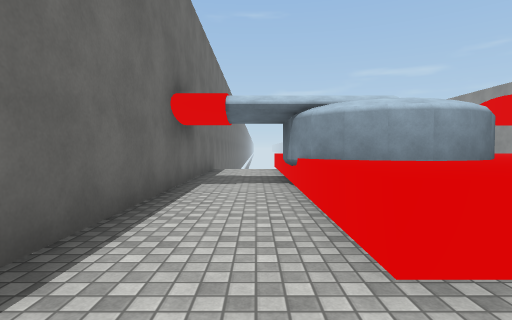
view 1 (above)

18 first-person views from a walk through a 3-D level made in the Unity game engine. The camera is 1.3 m above the floor, tilts 2° down and sees 80° across. The floor is counted in squares, 2 m on a side. Each view is taken from the middle of a square. On the plan, view 1 faces up. The plan holds only what a view shows up to about 10 squares ahead; the rest is blank. The place goes on beyond the plan. The player character is not drawn. Surface patterns are stand-ins for the level's own textures.

view 2
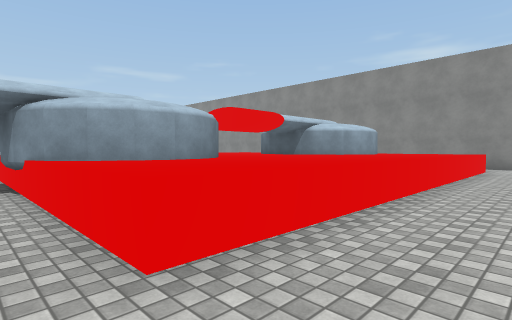

view 3
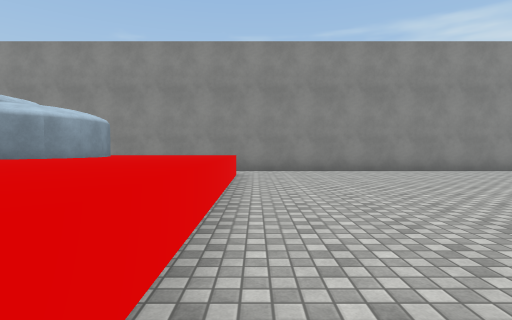

view 4
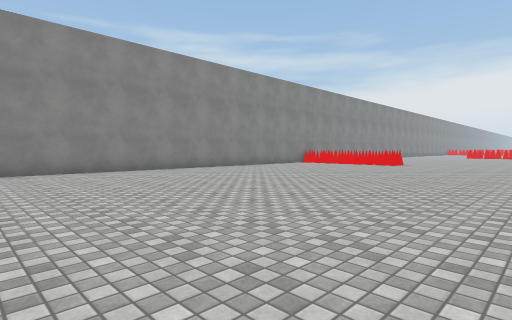

view 5
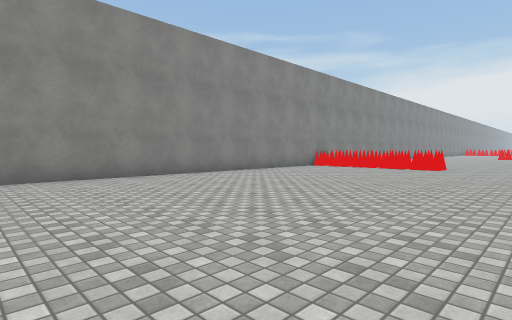

view 6
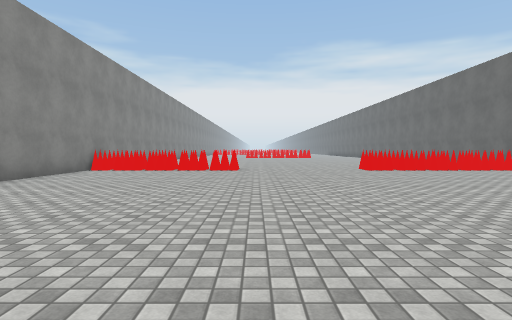

view 7
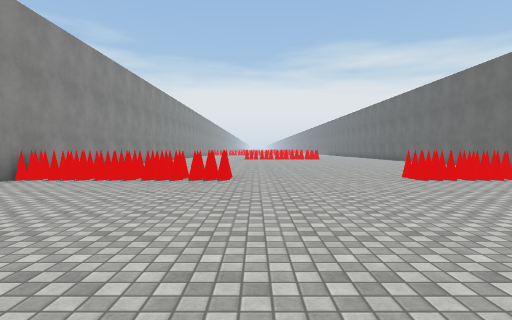

view 8
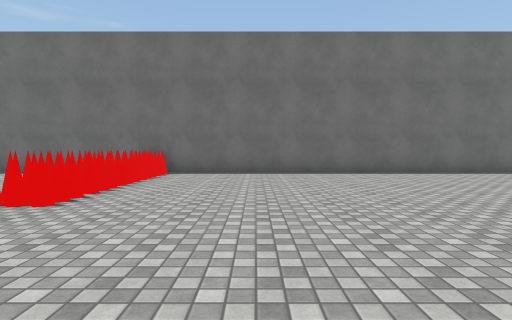

view 9
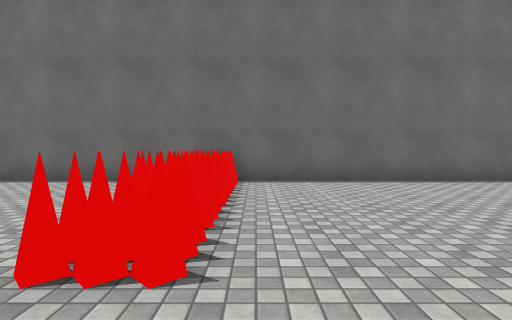

view 10
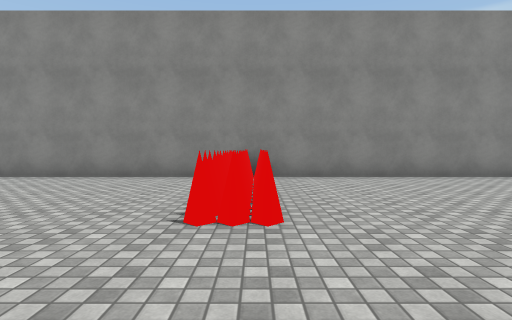

view 11
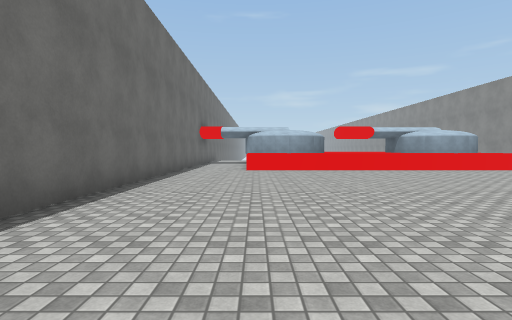

view 12
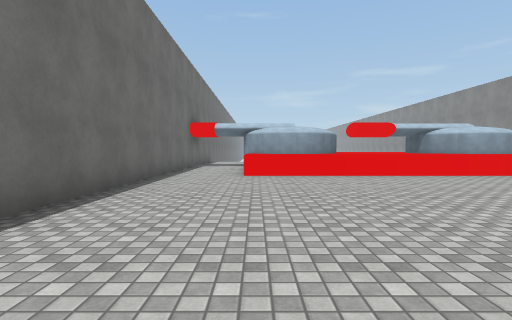

view 13
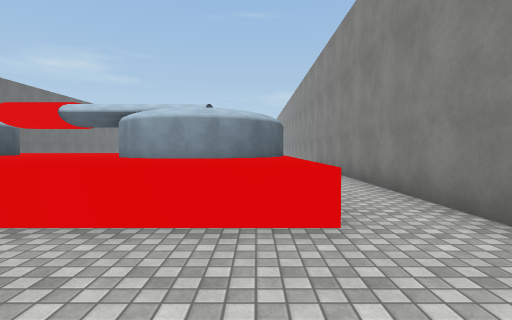

view 14
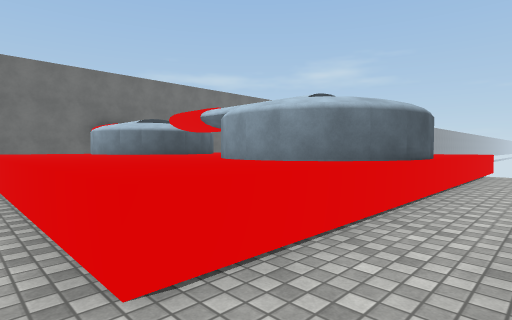

view 15
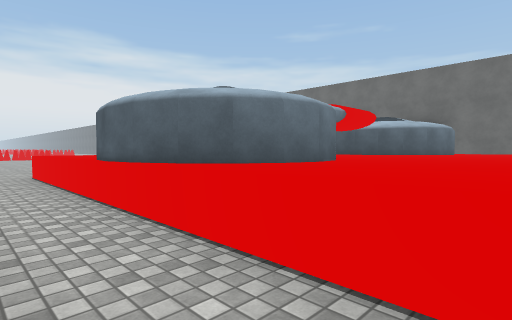

view 16
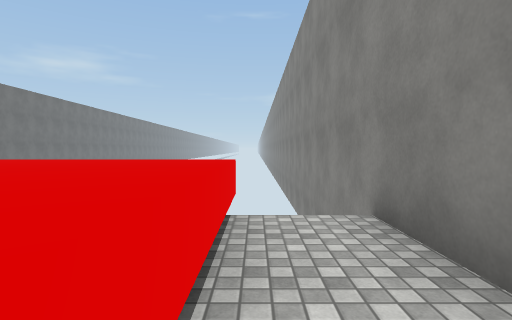

view 17
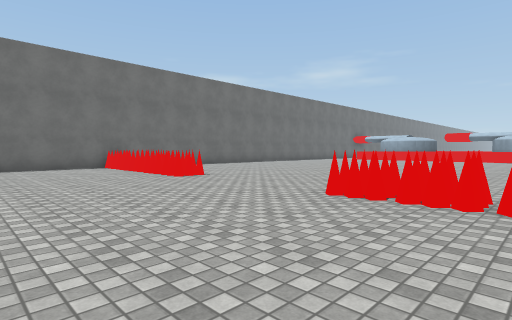

view 18
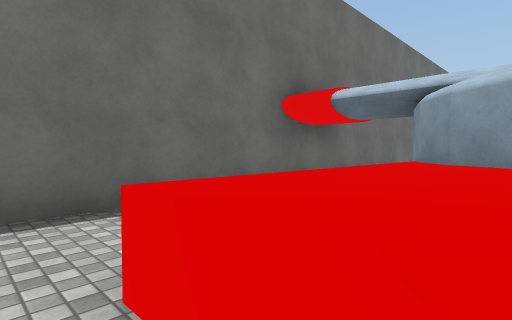

### Floor plan
Key: @ floor where view 1 was taken; # wall or solid block; . floor; ^ raised ledge; O other object.
Columns run from 2 left of view 1 to 13 right of it. Each row starts with its distance up from view 1.
 11 ##        ^^^^##
 10 #..^     ^^^^..#
  9 #..^^^^^^^^^^..#
  8 #..^^^^^^^^^^..#
  7 #..# ^^^^^  #..#
  6 #..#  ^^^^  #..#
  5 #..# ^^^^^^ #..#
  4 #..^^^^^^^^^^..#
  3 #..^^^^^^^^^^..#
  2 #..^^^^^^^^^^..#
  1 #..............#
  0 #.@............#
 -1 #..............#
 -2 #..............#
 -3 #..............#
 -4 #..............#
 -5 #..............#
 -6 #..............#
 -7 #..............#
 -8 #..............#
 -9 #..............#
-10 #..............#
-11 #..............#
-12 #..............#
-13 #OOOOO....OOOOO#
-14 #..............#
-15 #..............#
-16 #..............#
-17 #.     ........#

Positions as (right, up) in squares from view 1, and headings:
1: (0, 0), facing up
2: (0, 0), facing up-right
3: (3, 1), facing right
4: (3, 0), facing down-right
5: (5, -2), facing down-right
6: (7, -3), facing down
7: (7, -6), facing down
8: (7, -10), facing left
9: (5, -12), facing left
10: (5, -13), facing right
11: (1, -8), facing up
12: (1, -6), facing up
13: (10, -1), facing up
14: (12, 1), facing up-left
15: (12, 10), facing down-left
16: (11, 7), facing up
17: (10, -17), facing up-left
18: (2, 1), facing up-left
